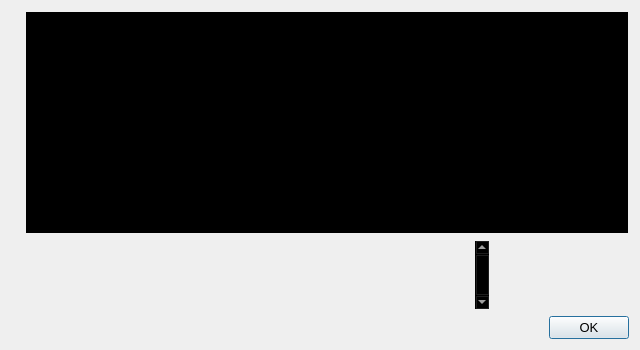
<?xml version="1.0" encoding="UTF-8"?>
<ui version="4.0">
 <class>HelpMessageDialog</class>
 <widget class="QDialog" name="HelpMessageDialog">
  <property name="geometry">
   <rect>
    <x>0</x>
    <y>0</y>
    <width>640</width>
    <height>350</height>
   </rect>
  </property>
  <property name="sizePolicy">
   <sizepolicy hsizetype="Fixed" vsizetype="Fixed">
    <horstretch>0</horstretch>
    <verstretch>0</verstretch>
   </sizepolicy>
  </property>
  <property name="maximumSize">
   <size>
    <width>640</width>
    <height>350</height>
   </size>
  </property>
  <property name="font">
   <font>
    <pointsize>10</pointsize>
   </font>
  </property>
  <property name="windowTitle">
   <string notr="true">Blocknet - Command-line options</string>
  </property>
  <layout class="QHBoxLayout" name="horizontalLayout_2">
   <item>
    <widget class="QLabel" name="graphic">
     <property name="enabled">
      <bool>true</bool>
     </property>
     <property name="maximumSize">
      <size>
       <width>150</width>
       <height>100</height>
      </size>
     </property>
     <property name="layoutDirection">
      <enum>Qt::LeftToRight</enum>
     </property>
     <property name="pixmap">
      <pixmap resource="../blocknetdx.qrc">:/images/aboutImage1</pixmap>
     </property>
     <property name="scaledContents">
      <bool>true</bool>
     </property>
     <property name="alignment">
      <set>Qt::AlignLeading|Qt::AlignLeft|Qt::AlignVCenter</set>
     </property>
    </widget>
   </item>
   <item>
    <layout class="QVBoxLayout" name="verticalLayout">
     <item>
      <widget class="QTextEdit" name="helpMessage">
       <property name="palette">
        <palette>
         <active>
          <colorrole role="WindowText">
           <brush brushstyle="SolidPattern">
            <color alpha="255">
             <red>255</red>
             <green>255</green>
             <blue>255</blue>
            </color>
           </brush>
          </colorrole>
          <colorrole role="Button">
           <brush brushstyle="SolidPattern">
            <color alpha="0">
             <red>0</red>
             <green>0</green>
             <blue>0</blue>
            </color>
           </brush>
          </colorrole>
          <colorrole role="Light">
           <brush brushstyle="SolidPattern">
            <color alpha="0">
             <red>0</red>
             <green>0</green>
             <blue>0</blue>
            </color>
           </brush>
          </colorrole>
          <colorrole role="Midlight">
           <brush brushstyle="SolidPattern">
            <color alpha="0">
             <red>0</red>
             <green>0</green>
             <blue>0</blue>
            </color>
           </brush>
          </colorrole>
          <colorrole role="Dark">
           <brush brushstyle="SolidPattern">
            <color alpha="0">
             <red>0</red>
             <green>0</green>
             <blue>0</blue>
            </color>
           </brush>
          </colorrole>
          <colorrole role="Mid">
           <brush brushstyle="SolidPattern">
            <color alpha="0">
             <red>0</red>
             <green>0</green>
             <blue>0</blue>
            </color>
           </brush>
          </colorrole>
          <colorrole role="Text">
           <brush brushstyle="SolidPattern">
            <color alpha="255">
             <red>255</red>
             <green>255</green>
             <blue>255</blue>
            </color>
           </brush>
          </colorrole>
          <colorrole role="BrightText">
           <brush brushstyle="SolidPattern">
            <color alpha="255">
             <red>255</red>
             <green>255</green>
             <blue>255</blue>
            </color>
           </brush>
          </colorrole>
          <colorrole role="ButtonText">
           <brush brushstyle="SolidPattern">
            <color alpha="255">
             <red>255</red>
             <green>255</green>
             <blue>255</blue>
            </color>
           </brush>
          </colorrole>
          <colorrole role="Base">
           <brush brushstyle="SolidPattern">
            <color alpha="255">
             <red>0</red>
             <green>0</green>
             <blue>0</blue>
            </color>
           </brush>
          </colorrole>
          <colorrole role="Window">
           <brush brushstyle="SolidPattern">
            <color alpha="0">
             <red>0</red>
             <green>0</green>
             <blue>0</blue>
            </color>
           </brush>
          </colorrole>
          <colorrole role="Shadow">
           <brush brushstyle="SolidPattern">
            <color alpha="255">
             <red>0</red>
             <green>0</green>
             <blue>0</blue>
            </color>
           </brush>
          </colorrole>
          <colorrole role="AlternateBase">
           <brush brushstyle="SolidPattern">
            <color alpha="127">
             <red>0</red>
             <green>0</green>
             <blue>0</blue>
            </color>
           </brush>
          </colorrole>
          <colorrole role="ToolTipBase">
           <brush brushstyle="SolidPattern">
            <color alpha="255">
             <red>255</red>
             <green>255</green>
             <blue>220</blue>
            </color>
           </brush>
          </colorrole>
          <colorrole role="ToolTipText">
           <brush brushstyle="SolidPattern">
            <color alpha="255">
             <red>0</red>
             <green>0</green>
             <blue>0</blue>
            </color>
           </brush>
          </colorrole>
         </active>
         <inactive>
          <colorrole role="WindowText">
           <brush brushstyle="SolidPattern">
            <color alpha="255">
             <red>255</red>
             <green>255</green>
             <blue>255</blue>
            </color>
           </brush>
          </colorrole>
          <colorrole role="Button">
           <brush brushstyle="SolidPattern">
            <color alpha="0">
             <red>0</red>
             <green>0</green>
             <blue>0</blue>
            </color>
           </brush>
          </colorrole>
          <colorrole role="Light">
           <brush brushstyle="SolidPattern">
            <color alpha="0">
             <red>0</red>
             <green>0</green>
             <blue>0</blue>
            </color>
           </brush>
          </colorrole>
          <colorrole role="Midlight">
           <brush brushstyle="SolidPattern">
            <color alpha="0">
             <red>0</red>
             <green>0</green>
             <blue>0</blue>
            </color>
           </brush>
          </colorrole>
          <colorrole role="Dark">
           <brush brushstyle="SolidPattern">
            <color alpha="0">
             <red>0</red>
             <green>0</green>
             <blue>0</blue>
            </color>
           </brush>
          </colorrole>
          <colorrole role="Mid">
           <brush brushstyle="SolidPattern">
            <color alpha="0">
             <red>0</red>
             <green>0</green>
             <blue>0</blue>
            </color>
           </brush>
          </colorrole>
          <colorrole role="Text">
           <brush brushstyle="SolidPattern">
            <color alpha="255">
             <red>255</red>
             <green>255</green>
             <blue>255</blue>
            </color>
           </brush>
          </colorrole>
          <colorrole role="BrightText">
           <brush brushstyle="SolidPattern">
            <color alpha="255">
             <red>255</red>
             <green>255</green>
             <blue>255</blue>
            </color>
           </brush>
          </colorrole>
          <colorrole role="ButtonText">
           <brush brushstyle="SolidPattern">
            <color alpha="255">
             <red>255</red>
             <green>255</green>
             <blue>255</blue>
            </color>
           </brush>
          </colorrole>
          <colorrole role="Base">
           <brush brushstyle="SolidPattern">
            <color alpha="255">
             <red>0</red>
             <green>0</green>
             <blue>0</blue>
            </color>
           </brush>
          </colorrole>
          <colorrole role="Window">
           <brush brushstyle="SolidPattern">
            <color alpha="0">
             <red>0</red>
             <green>0</green>
             <blue>0</blue>
            </color>
           </brush>
          </colorrole>
          <colorrole role="Shadow">
           <brush brushstyle="SolidPattern">
            <color alpha="255">
             <red>0</red>
             <green>0</green>
             <blue>0</blue>
            </color>
           </brush>
          </colorrole>
          <colorrole role="AlternateBase">
           <brush brushstyle="SolidPattern">
            <color alpha="127">
             <red>0</red>
             <green>0</green>
             <blue>0</blue>
            </color>
           </brush>
          </colorrole>
          <colorrole role="ToolTipBase">
           <brush brushstyle="SolidPattern">
            <color alpha="255">
             <red>255</red>
             <green>255</green>
             <blue>220</blue>
            </color>
           </brush>
          </colorrole>
          <colorrole role="ToolTipText">
           <brush brushstyle="SolidPattern">
            <color alpha="255">
             <red>0</red>
             <green>0</green>
             <blue>0</blue>
            </color>
           </brush>
          </colorrole>
         </inactive>
         <disabled>
          <colorrole role="WindowText">
           <brush brushstyle="SolidPattern">
            <color alpha="0">
             <red>0</red>
             <green>0</green>
             <blue>0</blue>
            </color>
           </brush>
          </colorrole>
          <colorrole role="Button">
           <brush brushstyle="SolidPattern">
            <color alpha="0">
             <red>0</red>
             <green>0</green>
             <blue>0</blue>
            </color>
           </brush>
          </colorrole>
          <colorrole role="Light">
           <brush brushstyle="SolidPattern">
            <color alpha="0">
             <red>0</red>
             <green>0</green>
             <blue>0</blue>
            </color>
           </brush>
          </colorrole>
          <colorrole role="Midlight">
           <brush brushstyle="SolidPattern">
            <color alpha="0">
             <red>0</red>
             <green>0</green>
             <blue>0</blue>
            </color>
           </brush>
          </colorrole>
          <colorrole role="Dark">
           <brush brushstyle="SolidPattern">
            <color alpha="0">
             <red>0</red>
             <green>0</green>
             <blue>0</blue>
            </color>
           </brush>
          </colorrole>
          <colorrole role="Mid">
           <brush brushstyle="SolidPattern">
            <color alpha="0">
             <red>0</red>
             <green>0</green>
             <blue>0</blue>
            </color>
           </brush>
          </colorrole>
          <colorrole role="Text">
           <brush brushstyle="SolidPattern">
            <color alpha="0">
             <red>0</red>
             <green>0</green>
             <blue>0</blue>
            </color>
           </brush>
          </colorrole>
          <colorrole role="BrightText">
           <brush brushstyle="SolidPattern">
            <color alpha="255">
             <red>255</red>
             <green>255</green>
             <blue>255</blue>
            </color>
           </brush>
          </colorrole>
          <colorrole role="ButtonText">
           <brush brushstyle="SolidPattern">
            <color alpha="0">
             <red>0</red>
             <green>0</green>
             <blue>0</blue>
            </color>
           </brush>
          </colorrole>
          <colorrole role="Base">
           <brush brushstyle="SolidPattern">
            <color alpha="0">
             <red>0</red>
             <green>0</green>
             <blue>0</blue>
            </color>
           </brush>
          </colorrole>
          <colorrole role="Window">
           <brush brushstyle="SolidPattern">
            <color alpha="0">
             <red>0</red>
             <green>0</green>
             <blue>0</blue>
            </color>
           </brush>
          </colorrole>
          <colorrole role="Shadow">
           <brush brushstyle="SolidPattern">
            <color alpha="255">
             <red>0</red>
             <green>0</green>
             <blue>0</blue>
            </color>
           </brush>
          </colorrole>
          <colorrole role="AlternateBase">
           <brush brushstyle="SolidPattern">
            <color alpha="0">
             <red>0</red>
             <green>0</green>
             <blue>0</blue>
            </color>
           </brush>
          </colorrole>
          <colorrole role="ToolTipBase">
           <brush brushstyle="SolidPattern">
            <color alpha="255">
             <red>255</red>
             <green>255</green>
             <blue>220</blue>
            </color>
           </brush>
          </colorrole>
          <colorrole role="ToolTipText">
           <brush brushstyle="SolidPattern">
            <color alpha="255">
             <red>0</red>
             <green>0</green>
             <blue>0</blue>
            </color>
           </brush>
          </colorrole>
         </disabled>
        </palette>
       </property>
       <property name="autoFillBackground">
        <bool>false</bool>
       </property>
       <property name="readOnly">
        <bool>true</bool>
       </property>
      </widget>
     </item>
     <item>
      <widget class="QScrollArea" name="scrollArea">
       <property name="sizePolicy">
        <sizepolicy hsizetype="Fixed" vsizetype="Fixed">
         <horstretch>0</horstretch>
         <verstretch>0</verstretch>
        </sizepolicy>
       </property>
       <property name="maximumSize">
        <size>
         <width>465</width>
         <height>385</height>
        </size>
       </property>
       <property name="palette">
        <palette>
         <active>
          <colorrole role="WindowText">
           <brush brushstyle="SolidPattern">
            <color alpha="255">
             <red>255</red>
             <green>255</green>
             <blue>255</blue>
            </color>
           </brush>
          </colorrole>
          <colorrole role="Button">
           <brush brushstyle="SolidPattern">
            <color alpha="0">
             <red>0</red>
             <green>0</green>
             <blue>0</blue>
            </color>
           </brush>
          </colorrole>
          <colorrole role="Light">
           <brush brushstyle="SolidPattern">
            <color alpha="0">
             <red>0</red>
             <green>0</green>
             <blue>0</blue>
            </color>
           </brush>
          </colorrole>
          <colorrole role="Midlight">
           <brush brushstyle="SolidPattern">
            <color alpha="0">
             <red>0</red>
             <green>0</green>
             <blue>0</blue>
            </color>
           </brush>
          </colorrole>
          <colorrole role="Dark">
           <brush brushstyle="SolidPattern">
            <color alpha="0">
             <red>0</red>
             <green>0</green>
             <blue>0</blue>
            </color>
           </brush>
          </colorrole>
          <colorrole role="Mid">
           <brush brushstyle="SolidPattern">
            <color alpha="0">
             <red>0</red>
             <green>0</green>
             <blue>0</blue>
            </color>
           </brush>
          </colorrole>
          <colorrole role="Text">
           <brush brushstyle="SolidPattern">
            <color alpha="255">
             <red>255</red>
             <green>255</green>
             <blue>255</blue>
            </color>
           </brush>
          </colorrole>
          <colorrole role="BrightText">
           <brush brushstyle="SolidPattern">
            <color alpha="255">
             <red>255</red>
             <green>255</green>
             <blue>255</blue>
            </color>
           </brush>
          </colorrole>
          <colorrole role="ButtonText">
           <brush brushstyle="SolidPattern">
            <color alpha="255">
             <red>255</red>
             <green>255</green>
             <blue>255</blue>
            </color>
           </brush>
          </colorrole>
          <colorrole role="Base">
           <brush brushstyle="SolidPattern">
            <color alpha="255">
             <red>0</red>
             <green>0</green>
             <blue>0</blue>
            </color>
           </brush>
          </colorrole>
          <colorrole role="Window">
           <brush brushstyle="SolidPattern">
            <color alpha="0">
             <red>0</red>
             <green>0</green>
             <blue>0</blue>
            </color>
           </brush>
          </colorrole>
          <colorrole role="Shadow">
           <brush brushstyle="SolidPattern">
            <color alpha="255">
             <red>0</red>
             <green>0</green>
             <blue>0</blue>
            </color>
           </brush>
          </colorrole>
          <colorrole role="AlternateBase">
           <brush brushstyle="SolidPattern">
            <color alpha="127">
             <red>0</red>
             <green>0</green>
             <blue>0</blue>
            </color>
           </brush>
          </colorrole>
          <colorrole role="ToolTipBase">
           <brush brushstyle="SolidPattern">
            <color alpha="255">
             <red>255</red>
             <green>255</green>
             <blue>220</blue>
            </color>
           </brush>
          </colorrole>
          <colorrole role="ToolTipText">
           <brush brushstyle="SolidPattern">
            <color alpha="255">
             <red>0</red>
             <green>0</green>
             <blue>0</blue>
            </color>
           </brush>
          </colorrole>
         </active>
         <inactive>
          <colorrole role="WindowText">
           <brush brushstyle="SolidPattern">
            <color alpha="255">
             <red>255</red>
             <green>255</green>
             <blue>255</blue>
            </color>
           </brush>
          </colorrole>
          <colorrole role="Button">
           <brush brushstyle="SolidPattern">
            <color alpha="0">
             <red>0</red>
             <green>0</green>
             <blue>0</blue>
            </color>
           </brush>
          </colorrole>
          <colorrole role="Light">
           <brush brushstyle="SolidPattern">
            <color alpha="0">
             <red>0</red>
             <green>0</green>
             <blue>0</blue>
            </color>
           </brush>
          </colorrole>
          <colorrole role="Midlight">
           <brush brushstyle="SolidPattern">
            <color alpha="0">
             <red>0</red>
             <green>0</green>
             <blue>0</blue>
            </color>
           </brush>
          </colorrole>
          <colorrole role="Dark">
           <brush brushstyle="SolidPattern">
            <color alpha="0">
             <red>0</red>
             <green>0</green>
             <blue>0</blue>
            </color>
           </brush>
          </colorrole>
          <colorrole role="Mid">
           <brush brushstyle="SolidPattern">
            <color alpha="0">
             <red>0</red>
             <green>0</green>
             <blue>0</blue>
            </color>
           </brush>
          </colorrole>
          <colorrole role="Text">
           <brush brushstyle="SolidPattern">
            <color alpha="255">
             <red>255</red>
             <green>255</green>
             <blue>255</blue>
            </color>
           </brush>
          </colorrole>
          <colorrole role="BrightText">
           <brush brushstyle="SolidPattern">
            <color alpha="255">
             <red>255</red>
             <green>255</green>
             <blue>255</blue>
            </color>
           </brush>
          </colorrole>
          <colorrole role="ButtonText">
           <brush brushstyle="SolidPattern">
            <color alpha="255">
             <red>255</red>
             <green>255</green>
             <blue>255</blue>
            </color>
           </brush>
          </colorrole>
          <colorrole role="Base">
           <brush brushstyle="SolidPattern">
            <color alpha="255">
             <red>0</red>
             <green>0</green>
             <blue>0</blue>
            </color>
           </brush>
          </colorrole>
          <colorrole role="Window">
           <brush brushstyle="SolidPattern">
            <color alpha="0">
             <red>0</red>
             <green>0</green>
             <blue>0</blue>
            </color>
           </brush>
          </colorrole>
          <colorrole role="Shadow">
           <brush brushstyle="SolidPattern">
            <color alpha="255">
             <red>0</red>
             <green>0</green>
             <blue>0</blue>
            </color>
           </brush>
          </colorrole>
          <colorrole role="AlternateBase">
           <brush brushstyle="SolidPattern">
            <color alpha="127">
             <red>0</red>
             <green>0</green>
             <blue>0</blue>
            </color>
           </brush>
          </colorrole>
          <colorrole role="ToolTipBase">
           <brush brushstyle="SolidPattern">
            <color alpha="255">
             <red>255</red>
             <green>255</green>
             <blue>220</blue>
            </color>
           </brush>
          </colorrole>
          <colorrole role="ToolTipText">
           <brush brushstyle="SolidPattern">
            <color alpha="255">
             <red>0</red>
             <green>0</green>
             <blue>0</blue>
            </color>
           </brush>
          </colorrole>
         </inactive>
         <disabled>
          <colorrole role="WindowText">
           <brush brushstyle="SolidPattern">
            <color alpha="0">
             <red>0</red>
             <green>0</green>
             <blue>0</blue>
            </color>
           </brush>
          </colorrole>
          <colorrole role="Button">
           <brush brushstyle="SolidPattern">
            <color alpha="0">
             <red>0</red>
             <green>0</green>
             <blue>0</blue>
            </color>
           </brush>
          </colorrole>
          <colorrole role="Light">
           <brush brushstyle="SolidPattern">
            <color alpha="0">
             <red>0</red>
             <green>0</green>
             <blue>0</blue>
            </color>
           </brush>
          </colorrole>
          <colorrole role="Midlight">
           <brush brushstyle="SolidPattern">
            <color alpha="0">
             <red>0</red>
             <green>0</green>
             <blue>0</blue>
            </color>
           </brush>
          </colorrole>
          <colorrole role="Dark">
           <brush brushstyle="SolidPattern">
            <color alpha="0">
             <red>0</red>
             <green>0</green>
             <blue>0</blue>
            </color>
           </brush>
          </colorrole>
          <colorrole role="Mid">
           <brush brushstyle="SolidPattern">
            <color alpha="0">
             <red>0</red>
             <green>0</green>
             <blue>0</blue>
            </color>
           </brush>
          </colorrole>
          <colorrole role="Text">
           <brush brushstyle="SolidPattern">
            <color alpha="0">
             <red>0</red>
             <green>0</green>
             <blue>0</blue>
            </color>
           </brush>
          </colorrole>
          <colorrole role="BrightText">
           <brush brushstyle="SolidPattern">
            <color alpha="255">
             <red>255</red>
             <green>255</green>
             <blue>255</blue>
            </color>
           </brush>
          </colorrole>
          <colorrole role="ButtonText">
           <brush brushstyle="SolidPattern">
            <color alpha="0">
             <red>0</red>
             <green>0</green>
             <blue>0</blue>
            </color>
           </brush>
          </colorrole>
          <colorrole role="Base">
           <brush brushstyle="SolidPattern">
            <color alpha="0">
             <red>0</red>
             <green>0</green>
             <blue>0</blue>
            </color>
           </brush>
          </colorrole>
          <colorrole role="Window">
           <brush brushstyle="SolidPattern">
            <color alpha="0">
             <red>0</red>
             <green>0</green>
             <blue>0</blue>
            </color>
           </brush>
          </colorrole>
          <colorrole role="Shadow">
           <brush brushstyle="SolidPattern">
            <color alpha="255">
             <red>0</red>
             <green>0</green>
             <blue>0</blue>
            </color>
           </brush>
          </colorrole>
          <colorrole role="AlternateBase">
           <brush brushstyle="SolidPattern">
            <color alpha="0">
             <red>0</red>
             <green>0</green>
             <blue>0</blue>
            </color>
           </brush>
          </colorrole>
          <colorrole role="ToolTipBase">
           <brush brushstyle="SolidPattern">
            <color alpha="255">
             <red>255</red>
             <green>255</green>
             <blue>220</blue>
            </color>
           </brush>
          </colorrole>
          <colorrole role="ToolTipText">
           <brush brushstyle="SolidPattern">
            <color alpha="255">
             <red>0</red>
             <green>0</green>
             <blue>0</blue>
            </color>
           </brush>
          </colorrole>
         </disabled>
        </palette>
       </property>
       <property name="verticalScrollBarPolicy">
        <enum>Qt::ScrollBarAlwaysOn</enum>
       </property>
       <property name="widgetResizable">
        <bool>true</bool>
       </property>
       <widget class="QWidget" name="scrollAreaWidgetContents">
        <property name="geometry">
         <rect>
          <x>0</x>
          <y>0</y>
          <width>768</width>
          <height>418</height>
         </rect>
        </property>
        <layout class="QVBoxLayout" name="verticalLayout_2">
         <item>
          <widget class="QLabel" name="aboutMessage">
           <property name="palette">
            <palette>
             <active>
              <colorrole role="WindowText">
               <brush brushstyle="SolidPattern">
                <color alpha="255">
                 <red>255</red>
                 <green>255</green>
                 <blue>255</blue>
                </color>
               </brush>
              </colorrole>
              <colorrole role="Button">
               <brush brushstyle="SolidPattern">
                <color alpha="0">
                 <red>0</red>
                 <green>0</green>
                 <blue>0</blue>
                </color>
               </brush>
              </colorrole>
              <colorrole role="Light">
               <brush brushstyle="SolidPattern">
                <color alpha="0">
                 <red>0</red>
                 <green>0</green>
                 <blue>0</blue>
                </color>
               </brush>
              </colorrole>
              <colorrole role="Midlight">
               <brush brushstyle="SolidPattern">
                <color alpha="0">
                 <red>0</red>
                 <green>0</green>
                 <blue>0</blue>
                </color>
               </brush>
              </colorrole>
              <colorrole role="Dark">
               <brush brushstyle="SolidPattern">
                <color alpha="0">
                 <red>0</red>
                 <green>0</green>
                 <blue>0</blue>
                </color>
               </brush>
              </colorrole>
              <colorrole role="Mid">
               <brush brushstyle="SolidPattern">
                <color alpha="0">
                 <red>0</red>
                 <green>0</green>
                 <blue>0</blue>
                </color>
               </brush>
              </colorrole>
              <colorrole role="Text">
               <brush brushstyle="SolidPattern">
                <color alpha="255">
                 <red>255</red>
                 <green>255</green>
                 <blue>255</blue>
                </color>
               </brush>
              </colorrole>
              <colorrole role="BrightText">
               <brush brushstyle="SolidPattern">
                <color alpha="255">
                 <red>255</red>
                 <green>255</green>
                 <blue>255</blue>
                </color>
               </brush>
              </colorrole>
              <colorrole role="ButtonText">
               <brush brushstyle="SolidPattern">
                <color alpha="255">
                 <red>255</red>
                 <green>255</green>
                 <blue>255</blue>
                </color>
               </brush>
              </colorrole>
              <colorrole role="Base">
               <brush brushstyle="SolidPattern">
                <color alpha="255">
                 <red>0</red>
                 <green>0</green>
                 <blue>0</blue>
                </color>
               </brush>
              </colorrole>
              <colorrole role="Window">
               <brush brushstyle="SolidPattern">
                <color alpha="0">
                 <red>0</red>
                 <green>0</green>
                 <blue>0</blue>
                </color>
               </brush>
              </colorrole>
              <colorrole role="Shadow">
               <brush brushstyle="SolidPattern">
                <color alpha="255">
                 <red>0</red>
                 <green>0</green>
                 <blue>0</blue>
                </color>
               </brush>
              </colorrole>
              <colorrole role="AlternateBase">
               <brush brushstyle="SolidPattern">
                <color alpha="127">
                 <red>0</red>
                 <green>0</green>
                 <blue>0</blue>
                </color>
               </brush>
              </colorrole>
              <colorrole role="ToolTipBase">
               <brush brushstyle="SolidPattern">
                <color alpha="255">
                 <red>255</red>
                 <green>255</green>
                 <blue>220</blue>
                </color>
               </brush>
              </colorrole>
              <colorrole role="ToolTipText">
               <brush brushstyle="SolidPattern">
                <color alpha="255">
                 <red>0</red>
                 <green>0</green>
                 <blue>0</blue>
                </color>
               </brush>
              </colorrole>
             </active>
             <inactive>
              <colorrole role="WindowText">
               <brush brushstyle="SolidPattern">
                <color alpha="255">
                 <red>255</red>
                 <green>255</green>
                 <blue>255</blue>
                </color>
               </brush>
              </colorrole>
              <colorrole role="Button">
               <brush brushstyle="SolidPattern">
                <color alpha="0">
                 <red>0</red>
                 <green>0</green>
                 <blue>0</blue>
                </color>
               </brush>
              </colorrole>
              <colorrole role="Light">
               <brush brushstyle="SolidPattern">
                <color alpha="0">
                 <red>0</red>
                 <green>0</green>
                 <blue>0</blue>
                </color>
               </brush>
              </colorrole>
              <colorrole role="Midlight">
               <brush brushstyle="SolidPattern">
                <color alpha="0">
                 <red>0</red>
                 <green>0</green>
                 <blue>0</blue>
                </color>
               </brush>
              </colorrole>
              <colorrole role="Dark">
               <brush brushstyle="SolidPattern">
                <color alpha="0">
                 <red>0</red>
                 <green>0</green>
                 <blue>0</blue>
                </color>
               </brush>
              </colorrole>
              <colorrole role="Mid">
               <brush brushstyle="SolidPattern">
                <color alpha="0">
                 <red>0</red>
                 <green>0</green>
                 <blue>0</blue>
                </color>
               </brush>
              </colorrole>
              <colorrole role="Text">
               <brush brushstyle="SolidPattern">
                <color alpha="255">
                 <red>255</red>
                 <green>255</green>
                 <blue>255</blue>
                </color>
               </brush>
              </colorrole>
              <colorrole role="BrightText">
               <brush brushstyle="SolidPattern">
                <color alpha="255">
                 <red>255</red>
                 <green>255</green>
                 <blue>255</blue>
                </color>
               </brush>
              </colorrole>
              <colorrole role="ButtonText">
               <brush brushstyle="SolidPattern">
                <color alpha="255">
                 <red>255</red>
                 <green>255</green>
                 <blue>255</blue>
                </color>
               </brush>
              </colorrole>
              <colorrole role="Base">
               <brush brushstyle="SolidPattern">
                <color alpha="255">
                 <red>0</red>
                 <green>0</green>
                 <blue>0</blue>
                </color>
               </brush>
              </colorrole>
              <colorrole role="Window">
               <brush brushstyle="SolidPattern">
                <color alpha="0">
                 <red>0</red>
                 <green>0</green>
                 <blue>0</blue>
                </color>
               </brush>
              </colorrole>
              <colorrole role="Shadow">
               <brush brushstyle="SolidPattern">
                <color alpha="255">
                 <red>0</red>
                 <green>0</green>
                 <blue>0</blue>
                </color>
               </brush>
              </colorrole>
              <colorrole role="AlternateBase">
               <brush brushstyle="SolidPattern">
                <color alpha="127">
                 <red>0</red>
                 <green>0</green>
                 <blue>0</blue>
                </color>
               </brush>
              </colorrole>
              <colorrole role="ToolTipBase">
               <brush brushstyle="SolidPattern">
                <color alpha="255">
                 <red>255</red>
                 <green>255</green>
                 <blue>220</blue>
                </color>
               </brush>
              </colorrole>
              <colorrole role="ToolTipText">
               <brush brushstyle="SolidPattern">
                <color alpha="255">
                 <red>0</red>
                 <green>0</green>
                 <blue>0</blue>
                </color>
               </brush>
              </colorrole>
             </inactive>
             <disabled>
              <colorrole role="WindowText">
               <brush brushstyle="SolidPattern">
                <color alpha="0">
                 <red>0</red>
                 <green>0</green>
                 <blue>0</blue>
                </color>
               </brush>
              </colorrole>
              <colorrole role="Button">
               <brush brushstyle="SolidPattern">
                <color alpha="0">
                 <red>0</red>
                 <green>0</green>
                 <blue>0</blue>
                </color>
               </brush>
              </colorrole>
              <colorrole role="Light">
               <brush brushstyle="SolidPattern">
                <color alpha="0">
                 <red>0</red>
                 <green>0</green>
                 <blue>0</blue>
                </color>
               </brush>
              </colorrole>
              <colorrole role="Midlight">
               <brush brushstyle="SolidPattern">
                <color alpha="0">
                 <red>0</red>
                 <green>0</green>
                 <blue>0</blue>
                </color>
               </brush>
              </colorrole>
              <colorrole role="Dark">
               <brush brushstyle="SolidPattern">
                <color alpha="0">
                 <red>0</red>
                 <green>0</green>
                 <blue>0</blue>
                </color>
               </brush>
              </colorrole>
              <colorrole role="Mid">
               <brush brushstyle="SolidPattern">
                <color alpha="0">
                 <red>0</red>
                 <green>0</green>
                 <blue>0</blue>
                </color>
               </brush>
              </colorrole>
              <colorrole role="Text">
               <brush brushstyle="SolidPattern">
                <color alpha="0">
                 <red>0</red>
                 <green>0</green>
                 <blue>0</blue>
                </color>
               </brush>
              </colorrole>
              <colorrole role="BrightText">
               <brush brushstyle="SolidPattern">
                <color alpha="255">
                 <red>255</red>
                 <green>255</green>
                 <blue>255</blue>
                </color>
               </brush>
              </colorrole>
              <colorrole role="ButtonText">
               <brush brushstyle="SolidPattern">
                <color alpha="0">
                 <red>0</red>
                 <green>0</green>
                 <blue>0</blue>
                </color>
               </brush>
              </colorrole>
              <colorrole role="Base">
               <brush brushstyle="SolidPattern">
                <color alpha="0">
                 <red>0</red>
                 <green>0</green>
                 <blue>0</blue>
                </color>
               </brush>
              </colorrole>
              <colorrole role="Window">
               <brush brushstyle="SolidPattern">
                <color alpha="0">
                 <red>0</red>
                 <green>0</green>
                 <blue>0</blue>
                </color>
               </brush>
              </colorrole>
              <colorrole role="Shadow">
               <brush brushstyle="SolidPattern">
                <color alpha="255">
                 <red>0</red>
                 <green>0</green>
                 <blue>0</blue>
                </color>
               </brush>
              </colorrole>
              <colorrole role="AlternateBase">
               <brush brushstyle="SolidPattern">
                <color alpha="0">
                 <red>0</red>
                 <green>0</green>
                 <blue>0</blue>
                </color>
               </brush>
              </colorrole>
              <colorrole role="ToolTipBase">
               <brush brushstyle="SolidPattern">
                <color alpha="255">
                 <red>255</red>
                 <green>255</green>
                 <blue>220</blue>
                </color>
               </brush>
              </colorrole>
              <colorrole role="ToolTipText">
               <brush brushstyle="SolidPattern">
                <color alpha="255">
                 <red>0</red>
                 <green>0</green>
                 <blue>0</blue>
                </color>
               </brush>
              </colorrole>
             </disabled>
            </palette>
           </property>
           <property name="cursor">
            <cursorShape>IBeamCursor</cursorShape>
           </property>
           <property name="textFormat">
            <enum>Qt::PlainText</enum>
           </property>
           <property name="pixmap">
            <pixmap resource="../blocknetdx.qrc">:/images/aboutImage1_bg</pixmap>
           </property>
           <property name="scaledContents">
            <bool>true</bool>
           </property>
           <property name="alignment">
            <set>Qt::AlignLeading|Qt::AlignLeft|Qt::AlignTop</set>
           </property>
           <property name="openExternalLinks">
            <bool>true</bool>
           </property>
           <property name="textInteractionFlags">
            <set>Qt::LinksAccessibleByMouse|Qt::TextSelectableByKeyboard|Qt::TextSelectableByMouse</set>
           </property>
          </widget>
         </item>
        </layout>
       </widget>
      </widget>
     </item>
     <item>
      <widget class="QDialogButtonBox" name="okButton">
       <property name="orientation">
        <enum>Qt::Horizontal</enum>
       </property>
       <property name="standardButtons">
        <set>QDialogButtonBox::Ok</set>
       </property>
      </widget>
     </item>
    </layout>
   </item>
  </layout>
 </widget>
 <resources>
  <include location="../blocknetdx.qrc"/>
 </resources>
 <connections>
  <connection>
   <sender>okButton</sender>
   <signal>accepted()</signal>
   <receiver>HelpMessageDialog</receiver>
   <slot>accept()</slot>
   <hints>
    <hint type="sourcelabel">
     <x>20</x>
     <y>20</y>
    </hint>
    <hint type="destinationlabel">
     <x>20</x>
     <y>20</y>
    </hint>
   </hints>
  </connection>
  <connection>
   <sender>okButton</sender>
   <signal>rejected()</signal>
   <receiver>HelpMessageDialog</receiver>
   <slot>reject()</slot>
   <hints>
    <hint type="sourcelabel">
     <x>20</x>
     <y>20</y>
    </hint>
    <hint type="destinationlabel">
     <x>20</x>
     <y>20</y>
    </hint>
   </hints>
  </connection>
 </connections>
</ui>
